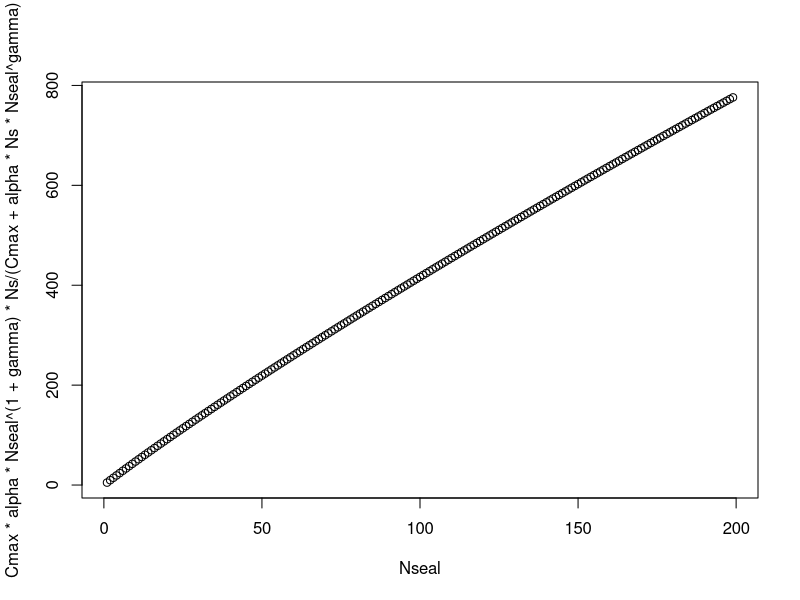
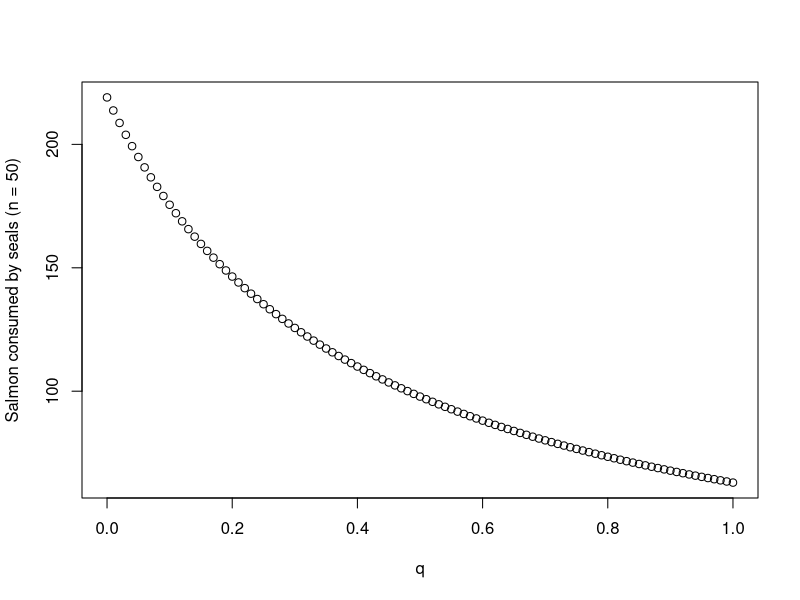
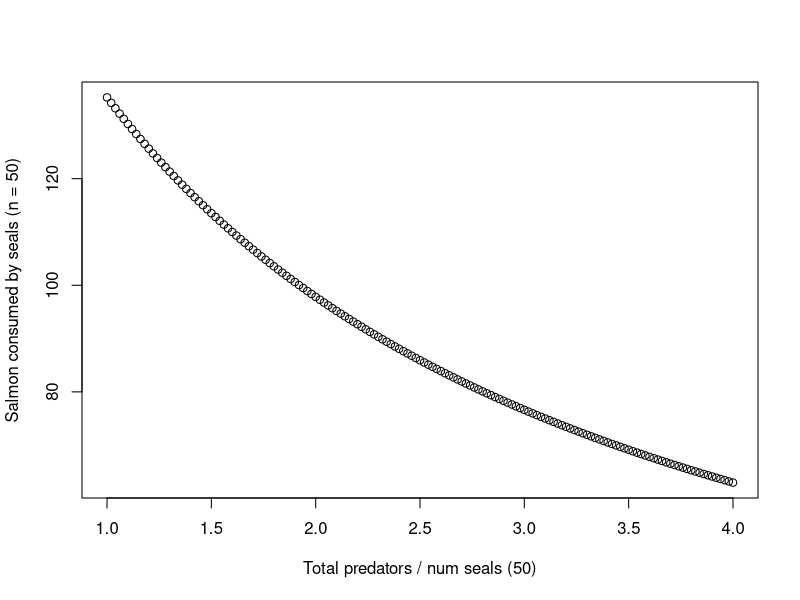
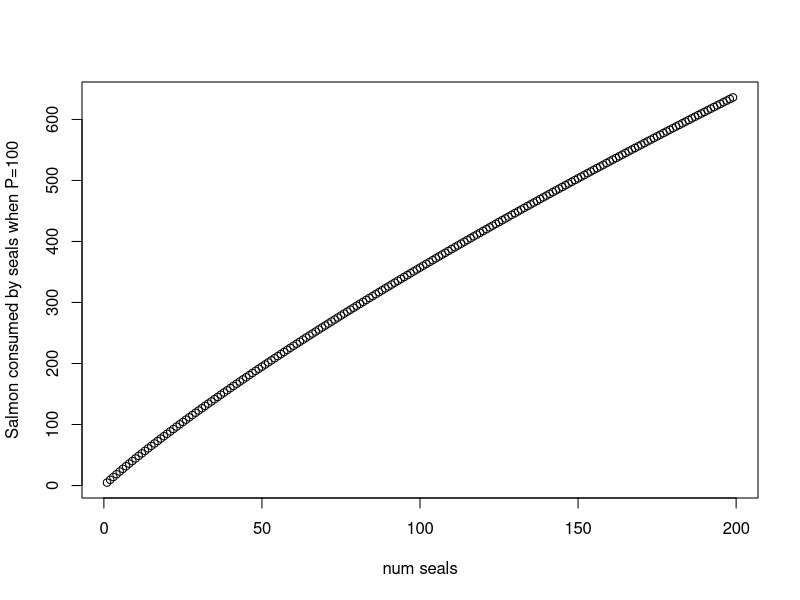

Generate these figures, in order, with R:

# seal consumption parameters
alpha <- 0.1
Cmax <- 5
Ns <- 2500
gamma <- -0.5



Nseal <- seq(1, 199, 1)

plot(x = Nseal, y = Cmax * alpha * Nseal^(1+gamma) * Ns / 
       (Cmax + alpha * Ns * Nseal^gamma))

Nseal <- 50
q <- seq(0, 1, 0.01)
P <- 100

plot(x = q, y = (Cmax * alpha * Ns * Nseal^(1+gamma)) / 
                         (Cmax + alpha * Ns * Nseal^gamma + q * P), 
     ylab = "Salmon consumed by seals (n = 50)",
     xlab = "q")

Nseal <- 50
q <- 0.5
P <- seq(Nseal, 200, 1)

plot(x = P/Nseal, y = (Cmax * alpha * Ns * Nseal^(1+gamma)) / 
           (Cmax + alpha * Ns * Nseal^gamma + q * P), 
     ylab = "Salmon consumed by seals (n = 50)",
     xlab = "Total predators / num seals (50)")

Nseal <- seq(1, 199, 1)
P <- 10

plot(x = Nseal, y = (Cmax * alpha * Ns * Nseal^(1+gamma)) / 
                         (Cmax + alpha * Ns * Nseal^gamma + q * P), 
     ylab = "Salmon consumed by seals when P=100",
     xlab = "num seals")
